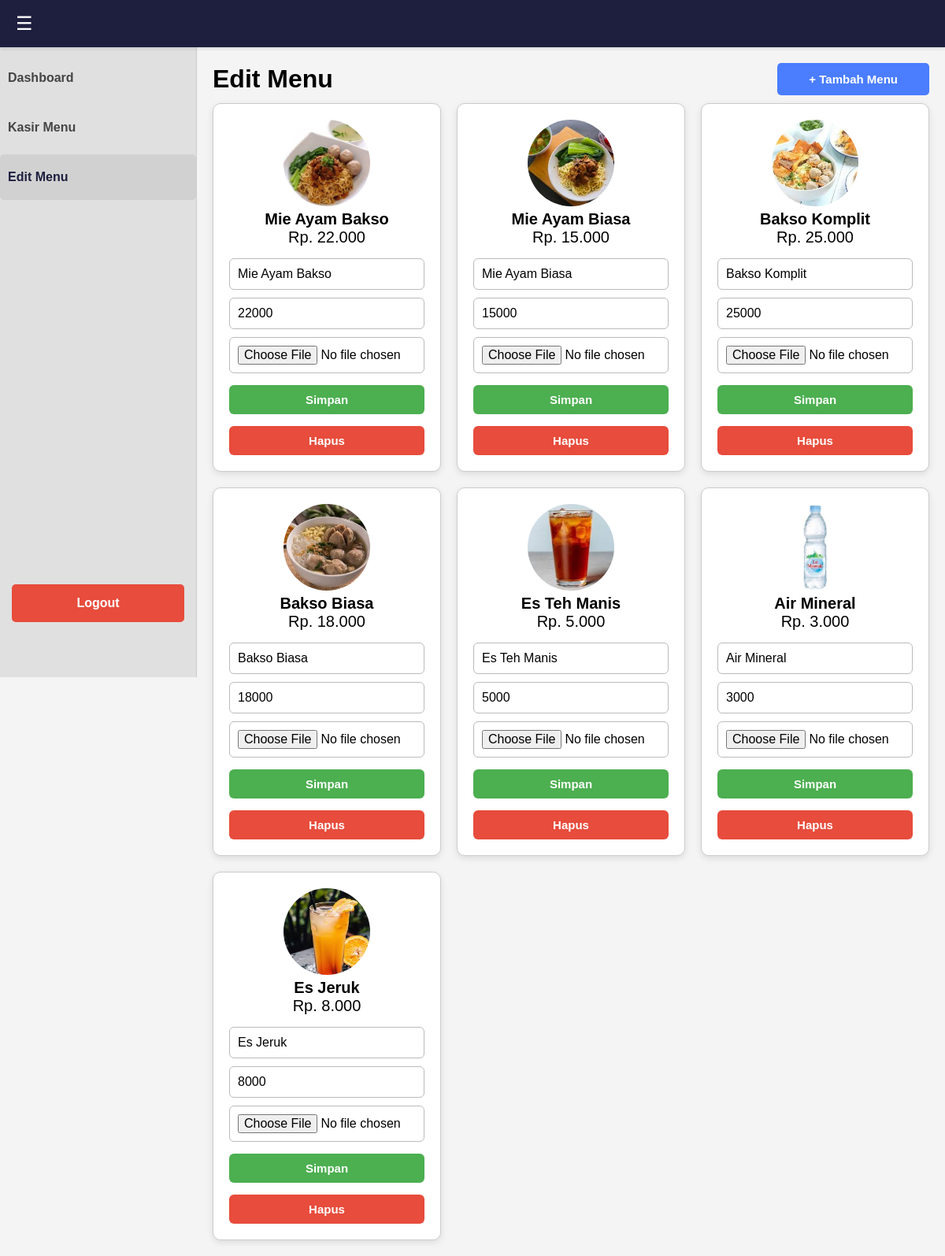
Before: /edit_menu.php (signed in) with the older database file.
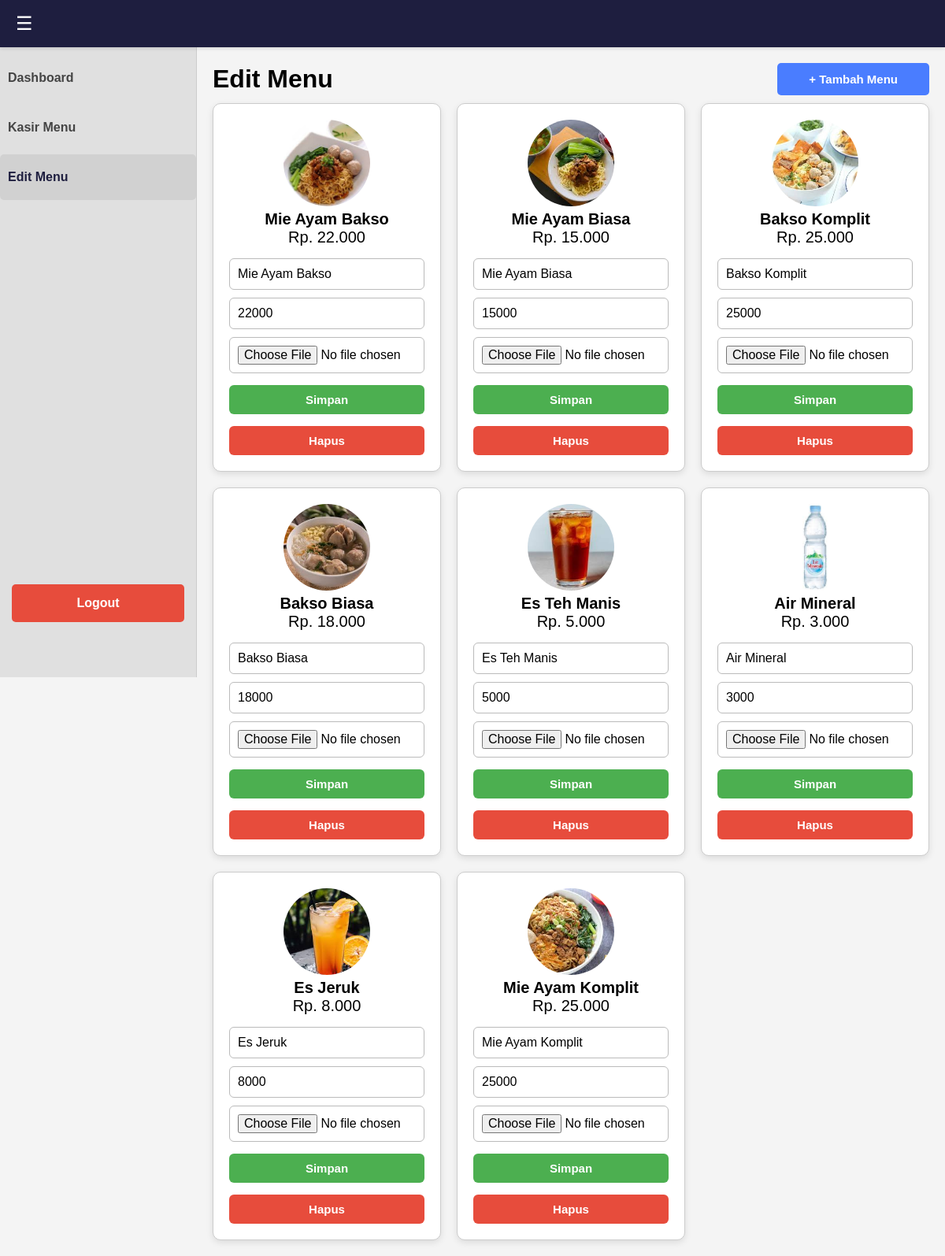
After: the same page with the newer database file.
### tables this page shows
CREATE TABLE `menu` (
  `id` int(11) NOT NULL,
  `nama` varchar(100) NOT NULL,
  `harga` int(11) NOT NULL,
  `foto` varchar(255) DEFAULT NULL
);

### edit_menu.php (the view, shortened to what this page needs)
<?php
include 'config/db_config.php';
try {
    $stmt = $pdo->query("SELECT * FROM menu");
    $menus = $stmt->fetchAll(PDO::FETCH_ASSOC);
} catch (Exception $e) {
    $menus = [];
}
?>
<!DOCTYPE html>
<html lang="id">
<head>
    <link rel="stylesheet" href="assets/style.css">
</head>
<body>
<div class="header">
    <span class="menu-toggle">☰</span>
</div>
<div class="sidebar">
    <a href="dashboard.php" class="sidebar-nav-item">Dashboard</a>
    <a href="kasir.php" class="sidebar-nav-item">Kasir Menu</a>
    <a href="edit_menu.php" class="sidebar-nav-item active">Edit Menu</a>
    <div class="logout-btn" onclick="location.href='logout.php'">Logout</div>
</div>
<div class="main-content">
    <div class="menu-container">
        <div class="menu-header">
            <h1>Edit Menu</h1>
            <button class="edit-menu-btn" id="openModalBtn">+ Tambah Menu</button>
        </div>
        <div class="menu-grid">
            <?php foreach ($menus as $menu): ?>
                <div class="menu-item">
                    <?php if (!empty($menu['foto'])): ?>
                        <img src="uploads/<?php echo htmlspecialchars($menu['foto']); ?>" alt="Foto Menu">
                    <?php else: ?>
                        <div class="menu-item-image"></div>
                    <?php endif; ?>
                    <p><b><?php echo htmlspecialchars($menu['nama']); ?></b></p>
                    <p>Rp. <?php echo number_format($menu['harga'], 0, ',', '.'); ?></p>
                    <form action="edit_menu.php" method="POST" enctype="multipart/form-data" class="edit-form">
                        <input type="text" name="nama" value="<?php echo htmlspecialchars($menu['nama']); ?>" required>
                        <input type="number" name="harga" value="<?php echo $menu['harga']; ?>" required>
                        <input type="file" name="foto">
                        <button type="submit" name="edit_menu" class="btn-edit">Simpan</button>
                        <a href="edit_menu.php?hapus=<?php echo $menu['id']; ?>" class="btn-hapus" onclick="return confirm('Hapus menu ini?')">Hapus</a>
                    </form>
                </div>
            <?php endforeach; ?>
        </div>
    </div>
</div>
</body>
</html>

Changed rows visible on the page:
added menu: foto (picture), nama "Mie Ayam Komplit", harga "25.000", harga "25000"
